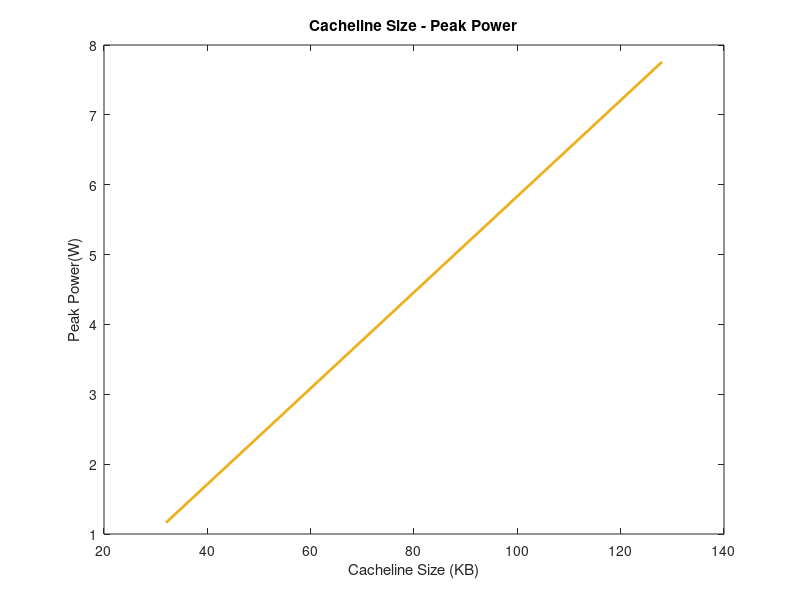

Here is the MATLAB script that generated this plot:
%% Cache Line Size

%401.bzip2 benchmark
peak32 = 0.917255 + 0.245143;
peak128 = 5.36286 + 2.39516;

%429.mcf benchmark 
m32 = 0.917255 + 0.245143;
m128 = 5.36286 + 2.39516;

%456.hmmer benchmark
hm32 = 0.917255 + 0.245143;
hm128 = 5.36286 + 2.39516;

%458.sjeng
j32 = 0.917255 + 0.245143;
j128 = 5.36286 + 2.39516;

%470.lbm benchmark
l32 = 0.917255 + 0.245143;
l128 = 5.36286 + 2.39516;


tot32 = (peak32 + m32 + hm32 + j32 + l32)/5;
tot128 = (peak128 + m128 + hm128 + j128 + l128)/5;
total = [tot32, tot128];
size = [32 128];
%% PLOTS 
plot(size, total, 'col','#EDB120','Linewidth', 2);
title('Cacheline Size - Peak Power')
xlabel('Cacheline Size (KB)')
ylabel('Peak Power(W)')